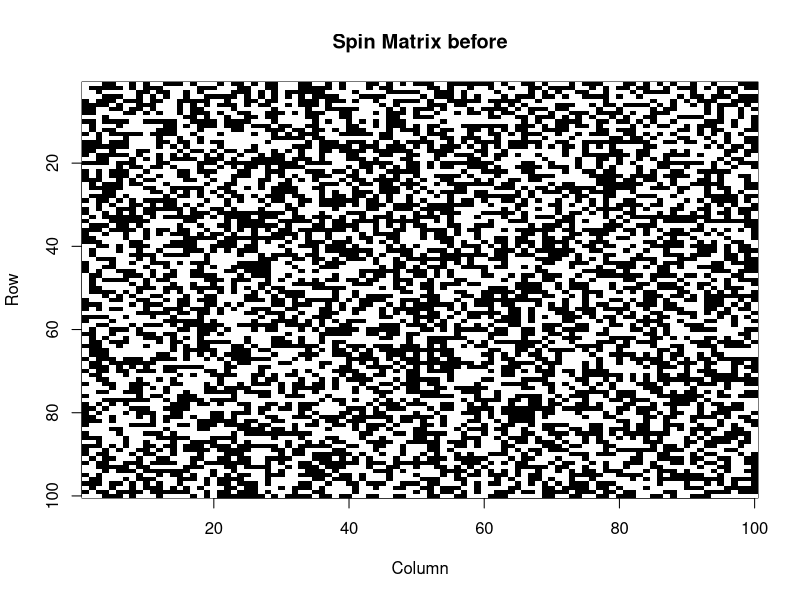
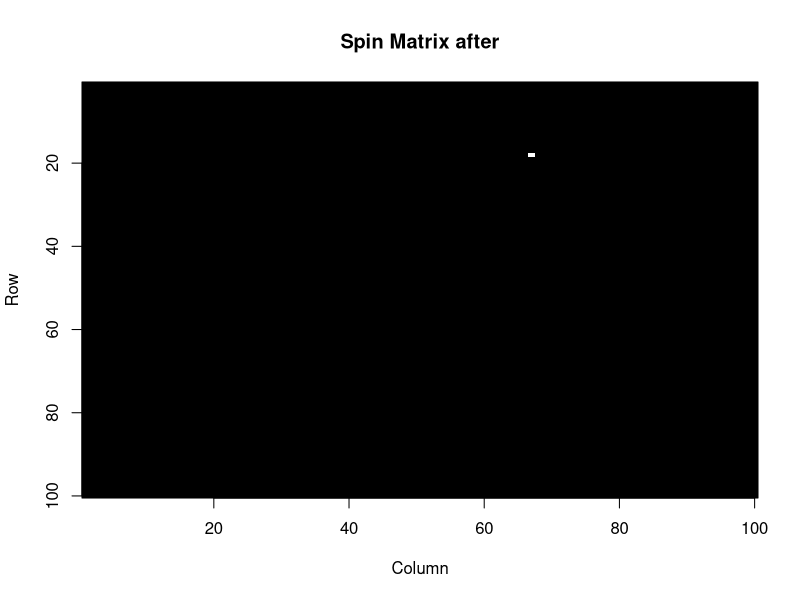

Recreate these plots in R, in order.
## ---- chunk 1
knitr::opts_chunk$set(echo = TRUE)
## ---- chunk 2
#calculate Hamiltonian for Ising model (from Tutorial 9)
getH <- function(N, J, h, spin){
  res <- 0
  for (i in c(1:N)) {
    for (j in c(1:N)) {
      res <- sum(J*spin[i, j]*(spin[i, (j-1)%%N] + spin[i, (j+1)%%N] + spin[(i-1)%%N, j] + spin[(i+1)%%N, j]))
    }
  }
  H <- -0.5*res - h*sum(spin)
  return(H)
}
## ---- chunk 3
#deprecated functions
flipSpin <- function(pos, spin){
  spin[pos[1], pos[2]] <- -1* spin[pos[1], pos[2]]
  return(spin)
}

getFlippedSpinPos <- function(N){
  j <- round(runif(n=2, min = 1, max = N))
  return(j)
}

getDeltaH <- function(N, J, h, pos, spin1){
  flippedSpin <- spin1[pos[1], pos[2]]
  neighb <- sum(spin1[pos[1], (pos[2]-1-1)%%N+1] + spin1[pos[1], (pos[2]+1-1)%%N+1] + spin1[(pos[1]-1-1)%%N+1, pos[2]] + spin1[(pos[1]+1-1)%%N+1, pos[2]])
  return(2*J*flippedSpin*neighb + 2*flippedSpin*h)
}
## ---- chunk 4
#Random-Walk Metropolis-Hastings
rmdWalkMetroHast <- function(N, J, h, spin, Temp){
  steps <- 1e5
  while (steps > 0) {
    #get random position where the spin is flipped
    p1 <- sample.int(N, size=1, replace=TRUE)
    p2 <- sample.int(N, size=1, replace=TRUE)
    
    #calculate DeltaH
    neighb <- sum(spin[p1, (p2-1-1)%%N+1]+spin[p1, (p2+1-1)%%N+1]+spin[(p1-1-1)%%N+1, p2]+spin[(p1+1-1)%%N+1, p2])
    DeltaH <- (2*(J*neighb + h)*spin[p1, p2])
    
    #minimise H using simulated annealing
    accept <- FALSE
    if(DeltaH < 0) accept <- TRUE
    else if(runif(1) < exp(-1*DeltaH/Temp)) accept <- TRUE
    if(accept){
      #flip spin if this state has a smaller energy
      spin[p1, p2] <- -1*spin[p1, p2]
    }
    steps <- steps - 1
  }
  return(spin)
}
## ---- chunk 5
library(plotrix) #plot results

#result
J = 1
h = 1
N = 100 # NxN-lattice
Temp <- 1 #temperature

#generatespin-lattice
s <- sample(c(-1,1), N*N, replace = TRUE)
spin <- matrix(s, nrow = N, ncol = N)
# spin1 <- matrix(rep(1, N*N), nrow = N, ncol = N)


#minimal spin configuration on NxN-lattice
minspinconfig <- rmdWalkMetroHast(N, J, h, spin, Temp)
#minimal energy
minE <- getH(N, J, h, minspinconfig)
print(minE)
# print(getH(N,J,h, spin1))

#plot minimal spin configuration
color2D.matplot(-1*spin, main="Spin Matrix before", border = NA)
color2D.matplot(-1*minspinconfig, main="Spin Matrix after", border = NA)

